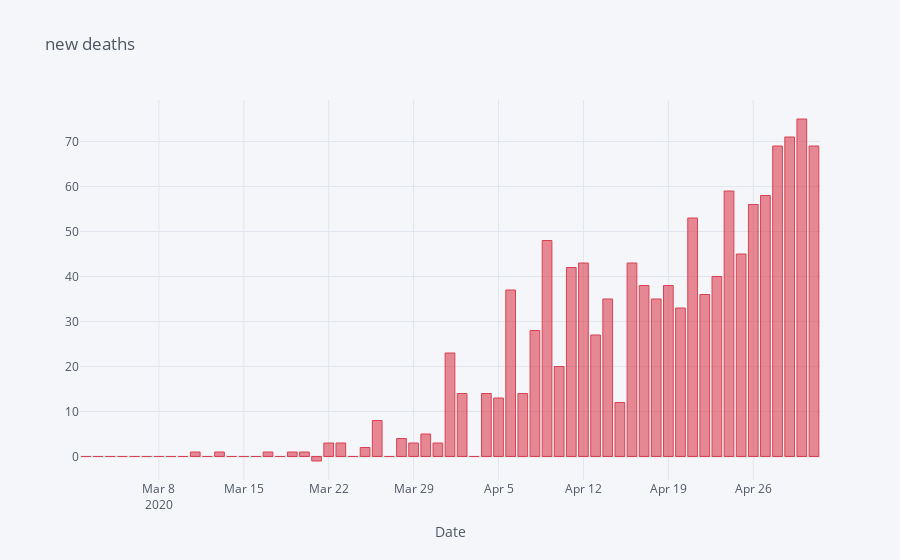

Notebook cell for this chart:
### Code cell
india_covid.iloc[40:].iplot(x = 'Date', y = 'new_deaths', kind= 'bar', xTitle='Date', title = 'new deaths', color = 'red')

### Figure 1 — Plotly figure (JSON) as saved in the notebook; plotly's stock layout.template omitted (floating-point values rounded to 4 significant figures)
{"data": [{"marker": {"color": "rgba(219, 64, 82, 0.6)", "line": {"color": "rgba(219, 64, 82, 1.0)", "width": 1}}, "name": "new_deaths", "orientation": "v", "text": "", "type": "bar", "x": ["2020-03-02", "2020-03-03", "2020-03-04", "2020-03-05", "2020-03-06", "2020-03-07", "2020-03-08", "2020-03-09", "2020-03-10", "2020-03-11", "2020-03-12", "2020-03-13", "2020-03-14", "2020-03-15", "2020-03-16", "2020-03-17", "2020-03-18", "2020-03-19", "2020-03-20", "2020-03-21", "2020-03-22", "2020-03-23", "2020-03-24", "2020-03-25", "2020-03-26", "2020-03-27", "2020-03-28", "2020-03-29", "2020-03-30", "2020-03-31", "2020-04-01", "2020-04-02", "2020-04-03", "2020-04-04", "2020-04-05", "2020-04-06", "2020-04-07", "2020-04-08", "2020-04-09", "2020-04-10", "2020-04-11", "2020-04-12", "2020-04-13", "2020-04-14", "2020-04-15", "2020-04-16", "2020-04-17", "2020-04-18", "2020-04-19", "2020-04-20", "2020-04-21", "2020-04-22", "2020-04-23", "2020-04-24", "2020-04-25", "2020-04-26", "2020-04-27", "2020-04-28", "2020-04-29", "2020-04-30", "2020-05-01"], "y": [0, 0, 0, 0, 0, 0, 0, 0, 0, 1, 0, 1, 0, 0, 0, 1, 0, 1, 1, -1, 3, 3, 0, 2, 8, 0, 4, 3, 5, 3, 23, 14, 0, 14, 13, 37, 14, 28, 48, 20, 42, 43, 27, 35, 12, 43, 38, 35, 38, 33, 53, 36, 40, 59, 45, 56, 58, 69, 71, 75, 69]}], "layout": {"legend": {"bgcolor": "#F5F6F9", "font": {"color": "#4D5663"}}, "paper_bgcolor": "#F5F6F9", "plot_bgcolor": "#F5F6F9", "title": {"font": {"color": "#4D5663"}, "text": "new deaths"}, "xaxis": {"gridcolor": "#E1E5ED", "showgrid": true, "tickfont": {"color": "#4D5663"}, "title": {"font": {"color": "#4D5663"}, "text": "Date"}, "zerolinecolor": "#E1E5ED"}, "yaxis": {"gridcolor": "#E1E5ED", "showgrid": true, "tickfont": {"color": "#4D5663"}, "title": {"font": {"color": "#4D5663"}, "text": ""}, "zerolinecolor": "#E1E5ED"}}}
